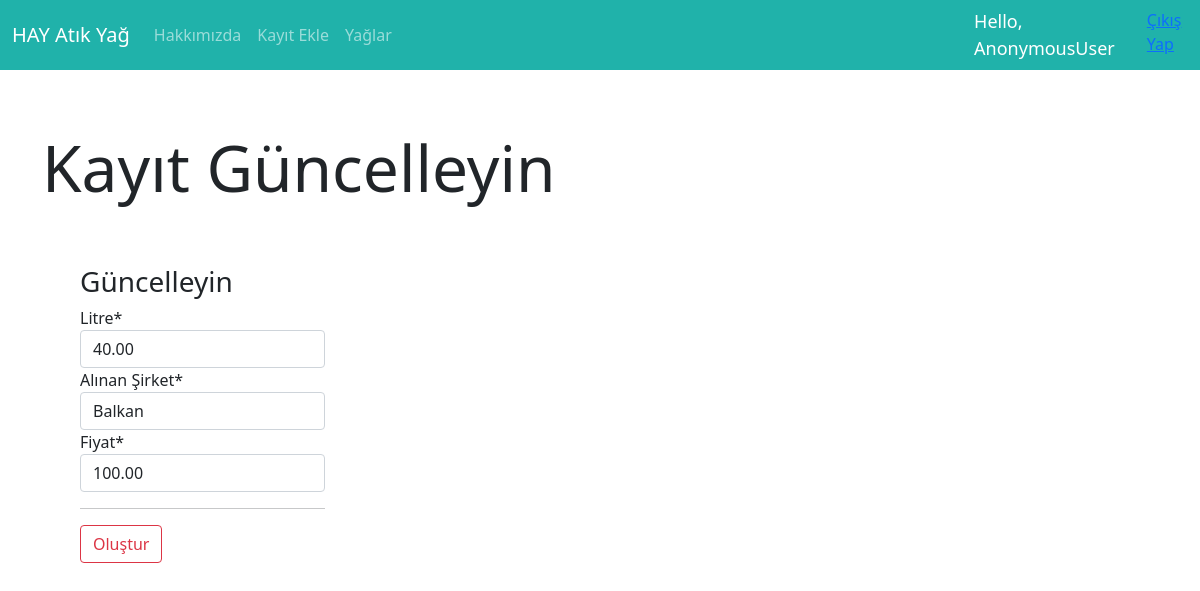
The page /oils/update/2 on the database its author committed.
### oil/models.py (models this page shows, shortened)
class Oil(models.Model): # Modelimizi oluşturduk.
    user = models.ForeignKey("auth.User",on_delete=models.PROTECT,verbose_name="Kullanıcı")
    liter = models.DecimalField(max_digits=6,decimal_places=2,verbose_name="Litre")
    comp = models.CharField(max_length=50,verbose_name="Alınan Şirket")
    price = models.DecimalField(max_digits=6,decimal_places=2,verbose_name="Fiyat")
    date = models.DateTimeField(auto_now_add=True,verbose_name="Oluşturulma Tarihi")

### oil/views.py (the view)
# urls.py: path('update/<int:id>',views.updateOil,name="update"),
def updateOil(request,id):
    oil = get_object_or_404(Oil,id = id)
    form = OilForm(request.POST or None,instance=oil) #İnstance gelen bilgileri yeni forma aktardık
    if form.is_valid():
        oil = form.save(commit=False)
        oil.user = request.user
        oil.save()
        messages.success(request,"Güncelleme başarılı")
        return redirect("oil:dashboard")
    return render(request,"update.html",{"form":form})

### oil/forms.py
class OilForm(forms.ModelForm):
    class Meta:
        model = Oil #Formumuz ile Oil modelimiz bağlamış olduk.
        fields = ['liter','comp','price']

### templates/update.html (shortened to what this page needs)
{% extends 'layout.html' %}
{% load crispy_forms_tags %}
{% block body %}
<div class="container">
    <h1 class="display-3">Kayıt Güncelleyin</h1>
    <div class="row">
        <div style="margin: 30px; padding: 20px;"class="col-6 col-sm-3">
            <h3 class="">Güncelleyin</h3>
            <form method="post">
                {{form|crispy}}
                <hr>
                <button type="submit" class="btn btn-outline-danger btn-md">Oluştur</button>
            </form>
        </div>
    </div>
</div>
{% endblock body %}

### rows shown on the page
Oil: liter "40.00", comp "Balkan", price "100.00"

### other values the page prints
{{ request.user }} "AnonymousUser"
